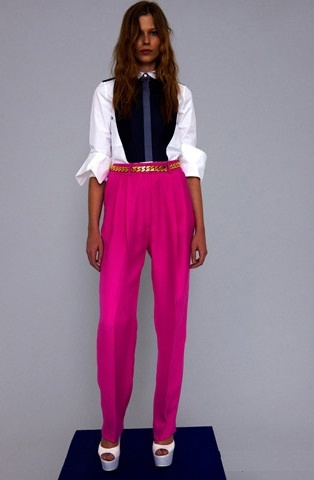
#> input picture pants.jpg, 314 x 480 px
$ python lab6.py
#> lines starting #> are read from the running program, lines starting #| are printed output that depends on the picture; after the words box and inside, x2 and y2 are one past the last pixel; in counts of white or black regions, pixels touching at a corner belong together
# -*- coding: utf-8 -*-
"""
Created on Tue Nov 12 20:08:16 2024

@author: User
"""

# -*- coding: utf-8 -*-
"""
Created on Tue Nov  5 18:56:22 2024

@author: User
"""

#import sys
#sys.path.append('../')
import numpy as np
import cv2 as cv
from sklearn.cluster import MeanShift, estimate_bandwidth
from sklearn.cluster import KMeans
from skimage.feature import peak_local_max
from skimage.segmentation import watershed
from skimage import data
from scipy import ndimage
import matplotlib.pyplot as plt
#from utility import segmentation_utils

def hue_eq(image):

    channels = [0]
    histSize = [180]
    qqq = [0, 180]

    hist1 = cv.calcHist([image], channels, None, histSize, qqq)

    lut = np.zeros([180, 1])

    hsum = hist1.sum()
    for i in range(180):
        lut[i] = np.uint8(179 * hist1[:i].sum()/hsum)

    image2 = image.copy()

    for i in range(image.shape[0]):
        for j in range(image.shape[1]):
            image2[i][j] = lut[image2[i][j]]

    return image2

def eq(image):

    channels = [0]
    histSize = [256]
    qqq = [0, 256]

    hist1 = cv.calcHist([image], channels, None, histSize, qqq)

    lut = np.zeros([256, 1])

    hsum = hist1.sum()
    for i in range(256):
        lut[i] = np.uint8(255 * hist1[:i].sum()/hsum)

    image2 = image.copy()

    for i in range(image.shape[0]):
        for j in range(image.shape[1]):
            image2[i][j] = lut[image2[i][j]]

    return image2


image = cv.imread('./pants.jpg')
#> image is the input picture: shape (480, 314, 3); mean B, G, R 141.5, 119.7, 145.5
image_hsv = cv.cvtColor(image, cv.COLOR_BGR2HSV)
#> image_hsv: shape (480, 314, 3); mean H, S, V 123, 70.8, 155.1
gray = cv.cvtColor(image, cv.COLOR_BGR2GRAY)

h, s, v = cv.split(image_hsv)
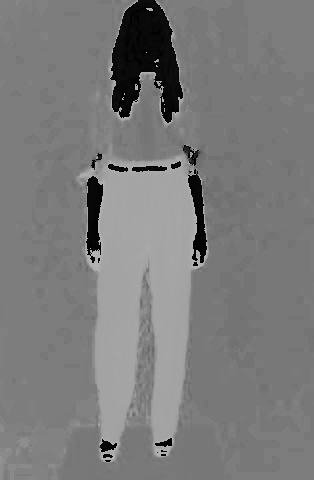
#> h: shape (480, 314); min 0, max 179, mean 123
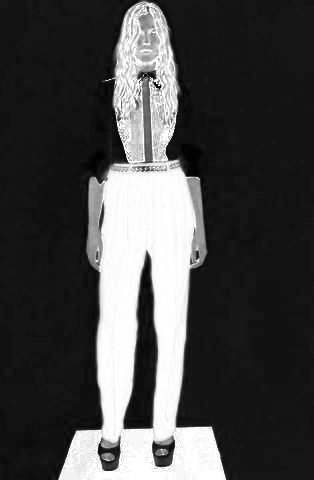
#> s: shape (480, 314); min 0, max 255, mean 70.8
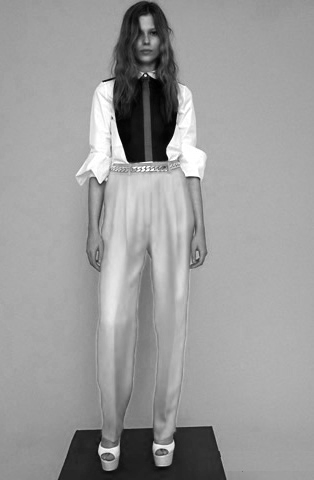
#> v: shape (480, 314); min 0, max 255, mean 155.1
h = hue_eq(h)
#> in hue_eq, `hist1 = cv.calcHist([image], channels, None, histSize, qqq)`: hist1 = 180 values, max 45098 at index 120, min 0 at index 17, mean 837.3
#> in hue_eq, `hsum = hist1.sum()`: hsum = 150720
#> after the loop in hue_eq, `for i in range(180):`: lut = 180 values from 0 to 178
#> after the loop in hue_eq, `for i in range(image.shape[0]):`:
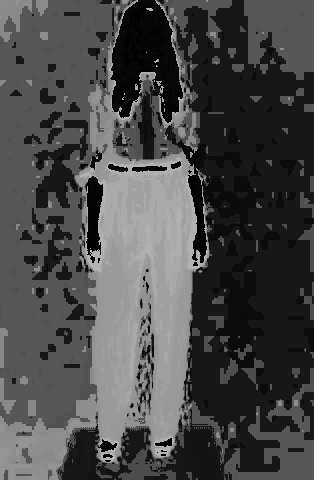
#> image2: shape (480, 314); min 0, max 178, mean 73.4
#s = eq(s)
#v = eq(v)
image_hsv = cv.merge([h, s, v])
#> image_hsv: shape (480, 314, 3); mean H, S, V 73.4, 70.8, 155.1
image_to_clusterization = cv.cvtColor(image_hsv, cv.COLOR_HSV2RGB)
## Методы кластеризации. Сдвиг среднего (Mean shift)
# Сглаживаем чтобы уменьшить шум
blur_image = cv.medianBlur(image_to_clusterization, 11)
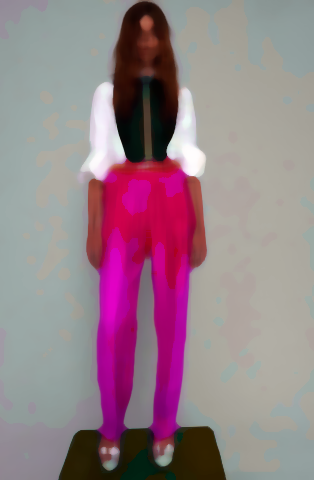
#> blur_image: shape (480, 314, 3); mean R, G, B 150.6, 126.7, 136.7
# Выстраиваем пиксели в один ряд и переводим в формат с правающей точкой
flat_image = np.float32(blur_image.reshape((-1,3)))

# Используем meanshift из библиотеки sklearn
bandwidth = estimate_bandwidth(flat_image, quantile=.16, n_samples=5000)
#> bandwidth = 45.07
ms = MeanShift(bandwidth=bandwidth, max_iter=800, bin_seeding=True)
ms.fit(flat_image)
labeled = ms.labels_

# получим количество сегментов
segments = np.unique(labeled)
#> segments = [0, 1, 2, 3, 4]
print('Number of segments: ', segments.shape[0])
#| Number of segments:  5

# получим средний цвет сегмента
total = np.zeros((segments.shape[0], 3), dtype=float)
count = np.zeros(total.shape, dtype=float)
for i, label in enumerate(labeled):
    total[label] = total[label] + flat_image[i]
    count[label] += 1
#> after the loop, count = [[107980, 107980, 107980], [13803, 13803, 13803], [19011, 19011, 19011], [4049, 4049, 4049], [5877, 5877, 5877]]; total = [[17170355, 17443294, 17027677], [482330, 314473, 128997], [3343741, 59561, 2108645], [933503, 914247, 945246], [763690, 369209, 399619]]
avg = total/count
#> avg = [[159, 161.5, 157.7], [34.94, 22.78, 9.35], [175.9, 3.13, 110.9], [230.6, 225.8, 233.5], [129.9, 62.82, 68]]
avg = np.uint8(avg)
#> avg = [[159, 161, 157], [34, 22, 9], [175, 3, 110], [230, 225, 233], [129, 62, 67]]
max_red = max(avg, key = lambda i: i[0] / (i[0]/3+i[1]/3+i[2]/3))[0] #находим цвет с наибольшей долей красного
#> max_red = 175
# Для каждого пискеля проставим средний цвет его сегмента
mean_shift_image = avg[labeled].reshape((image.shape))
# Маской скроем один из сегментов
mask1 = mean_shift_image[:,:,0]
mask1[mask1!=max_red] = 0 #здесь фильтрация по цвету
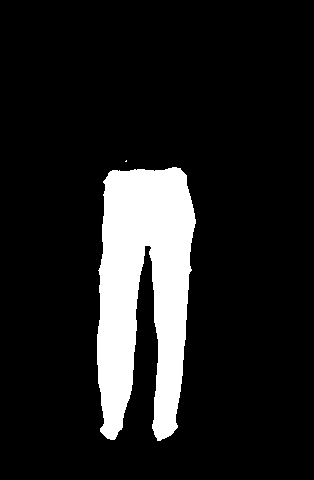
#> mask1: shape (480, 314); values 0 (black) and 175 (white), 12.6% white; 2 white regions (1 under 20 px), largest, box (x1, y1, x2, y2) and area: (97, 167, 196, 441) 19008
# в исходном изображении нас интересовал кластер, получивший цвет
# с красным каналом = 89
#TODO подобрать цвет, соотв. штанам
mean_shift_with_mask_image = cv.bitwise_and(image, image, mask=mask1)
# Построим изображение
plt.figure(figsize=(15,20))
plt.subplot(1, 4, 1)
plt.imshow(cv.cvtColor(image, cv.COLOR_BGR2RGB))
plt.subplot(1, 4, 2)
plt.imshow(image_to_clusterization)
plt.subplot(1, 4, 3)
plt.imshow(mean_shift_image, cmap='Set3')
plt.subplot(1, 4, 4)
plt.imshow(cv.cvtColor(mean_shift_with_mask_image, cv.COLOR_BGR2RGB))
plt.show()
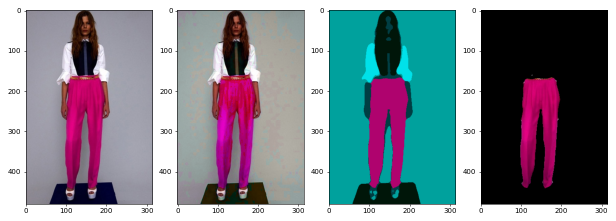
#> figure drawn by matplotlib, 4 panels; B, G, R data is drawn as R, G, B
